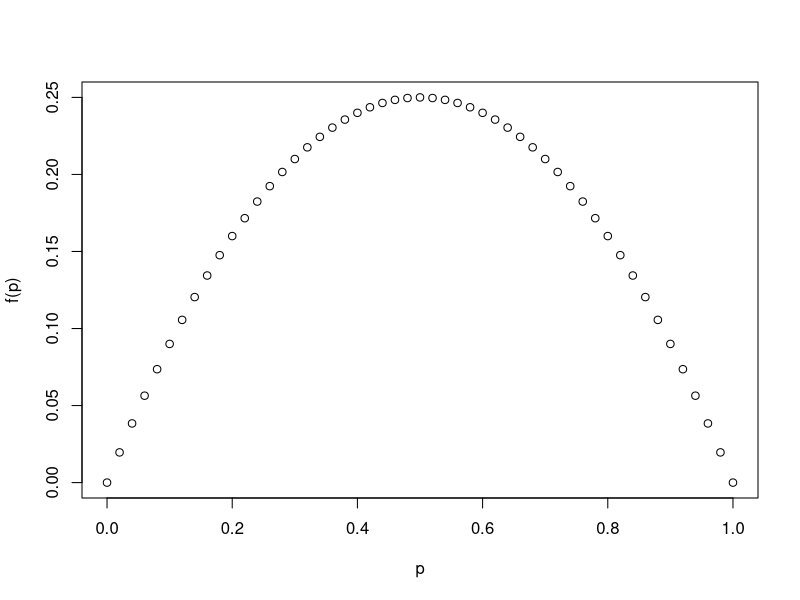
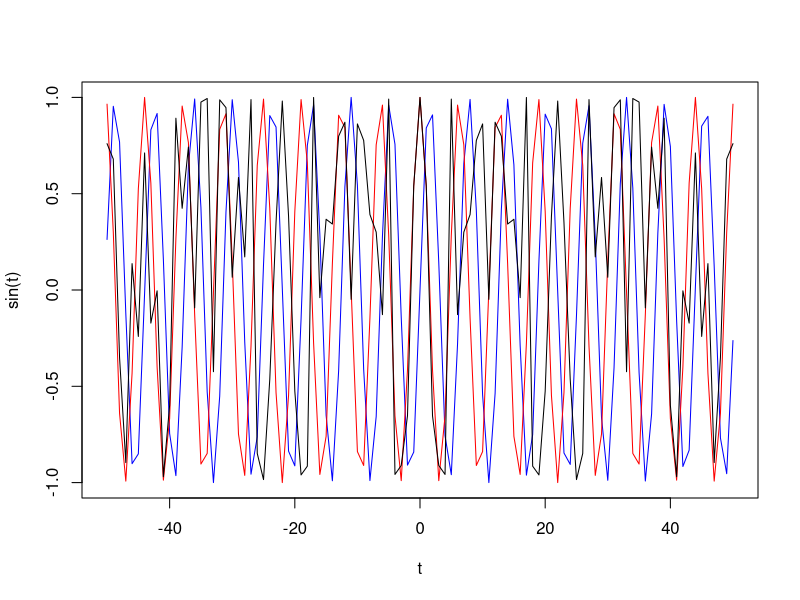
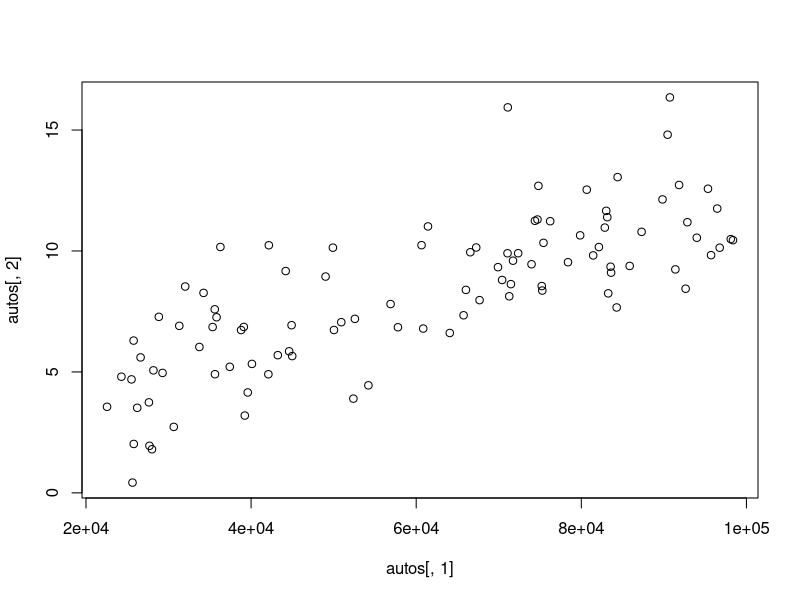

Source code (R) for these figures, in order:
## ---- chunk 1
t = 0
for (i in 1:1000) {
  t = t + i
}
t

## ---- chunk 2
acum = 0
i = 0
while (acum < 10000) {
  acum = acum + i
  i = i + 1
}

n = i
print(n)
## ---- chunk 3
f = function(v){
  res = 0
  for (i in v) {
    if (i>0) {
      res = res + i
    }
  }
  return(res)
}
## ---- chunk 4
v = c(1,1,1,1,1,-5)
f(v)
## ---- chunk 5
f = function(p){
  return(p*(1-p))
}
p = seq(0,1,0.02)
plot(p, f(p))
## ---- chunk 6
t = seq(-50,50,1)
plot(t, sin(t),type="l", col="blue")
lines(t,cos(t), col= "red")
lines(t, cos(t**2))
## ---- chunk 7
autos = read.table("autos.txt", header = T)
autos
## ---- chunk 8
# a
autos[1,]
# b
autos[,2]
# c
min(autos[,2])
# d
sum(autos[1:4,2])
# e
apply(X=autos, MARGIN=2, FUN=sum)
# f
plot(autos[,1],autos[,2])

